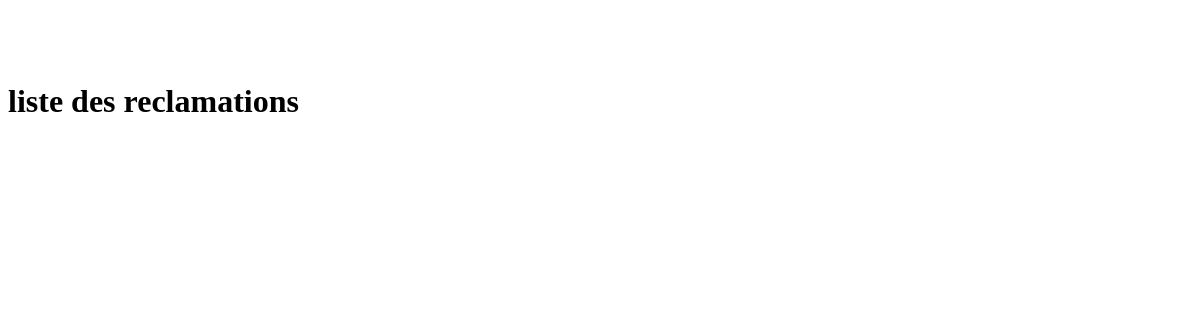
Before: /reclamations/reclamations/ with the older database file.
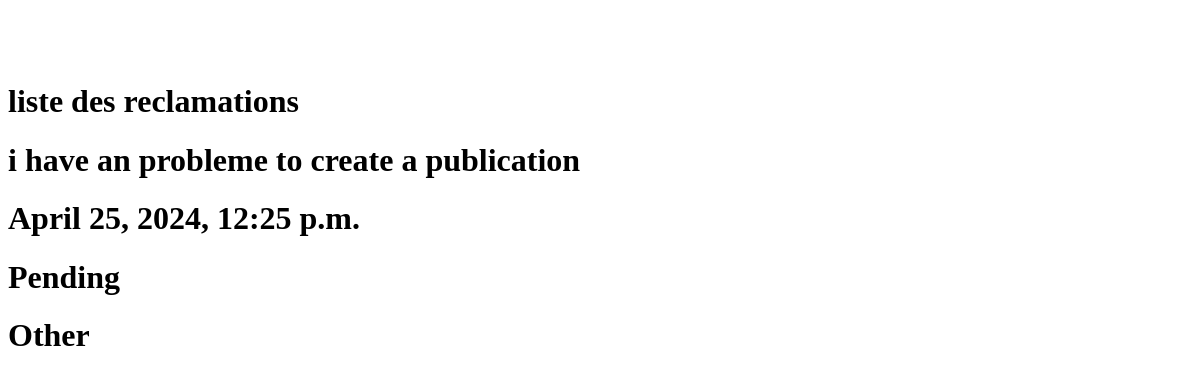
After: the same page with the newer database file.
### reclamations/models.py (models this page shows)
class Reclamation(models.Model):
    RECLAMATION_TYPES = [
        ('Payment', 'Payment Issue'),
        ('Posts', 'Posts Issue'),
        ('Other', 'Other Issue')
    ]
    STATUS_CHOICES = [
        ('Pending', 'Pending'),
        ('Resolved', 'Resolved'),
        ('Refused', 'Refused'),
    ]
    user = models.ForeignKey(User, on_delete=models.CASCADE)
    recl_type = models.CharField(max_length=100, choices=RECLAMATION_TYPES,default="Other")
    description = models.TextField(max_length=100, default="Your default description here")
    status = models.CharField(max_length=100, default='Pending')  # Status as a regular field
    created_at = models.DateTimeField(default=timezone.now)
    objects = models.Manager()

### reclamations/views.py (the view)
# urls.py: path('reclamations/', include('reclamations.urls')),
def reclamations(request):
    reclamations = Reclamation.objects.all()
    return render(request, 'reclamations/reclamations.html', {'rc': reclamations})

### templates/reclamations/reclamations.html (shortened to what this page needs)
{%  block content %}
    <h1>liste des reclamations </h1>
    {% for x in rc %}
        <h1> {{x.description}}</h1>
        <h1> {{x.created_at}}</h1>
        <h1> {{x.status}}</h1>
        <h1> {{x.recl_type}}</h1>
    {% endfor %}
{%  endblock content %}

Changed rows visible on the page:
added Reclamation: description "i have an probleme to create a publication", created_at "April 25, 2024, 12:25 p.m.", status "Pending", recl_type "Other"
